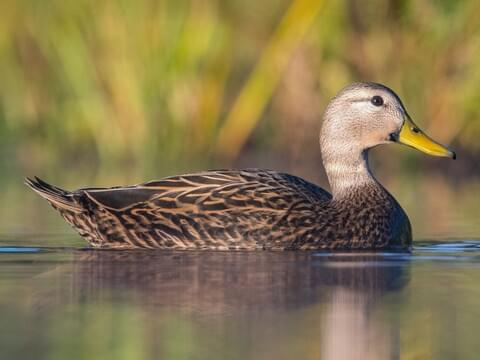
#> input picture notebooks/images/duck.jpg, 480 x 360 px
$ jupyter execute 13.openCV-4.ipynb
#> lines starting #> are read from the running program, lines starting #| are printed output that depends on the picture; after the words box and inside, x2 and y2 are one past the last pixel; in counts of white or black regions, pixels touching at a corner belong together
# Feature Detection and Descriptors in OpenCV
*Harris, Shi–Tomasi, FAST, and ORB (Python)*

## Introduction

In the previous notebooks, we covered the basics of working with images using libraries such as `Pillow`, `scikit-image`, `SciPy`, and `NumPy`, followed by introductory `OpenCV` tasks like loading, resizing, cropping, and reshaping images.

`OpenCV`, however, is designed for machine vision, and its real power shows up when we move beyond basic operations into topics like **feature detection**, **feature description**, and matching—the building blocks for problems such as **image registration**, **tracking**, and **alignment**. This tutorial introduces these ideas using several classic OpenCV methods.

---

## What Are Keypoints and Descriptors?

When you compare two images, especially if one is rotated, shifted, or distorted, you need stable “landmarks” that can be found in both images.

### Keypoints (Features)

A keypoint is a point or small region of interest that is distinctive enough to be recognized again.

For example:
- A patch of blank sky usually has very little information, so it’s a poor keypoint.
- A sharp corner, textured boundary, or unique pattern is much better.

Humans do this naturally: we recognize objects by matching recognizable parts. Feature detection is the computer vision equivalent.

### Detectors vs. Descriptors
- A **feature detector** finds where the keypoints are.
- A **feature descriptor** summarizes what the neighborhood looks like around each keypoint so those points can be matched later.

Some algorithms only detect keypoints, some only describe them, and the most practical options often do both.

---

## Why This Matters

Microscopy workflows often involve image drift:
- Long acquisitions
- Time-lapse imaging
- Serial sectioning (e.g., FIB-SEM / slicing workflows)

If images shift over time, feature-based methods can find corresponding keypoints across frames and help **align** images back to a reference—making registration far more robust than naive pixel-based methods.

Let's first do the rudimentary steps:

**Import Libraries:**

[cell 1]
import cv2
import numpy as np
import matplotlib.pyplot as plt

**Load an image:**

[cell 2]
img_path = "images/duck.jpg"

img_bgr = cv2.imread(img_path)  # color image (BGR in OpenCV)
#> img_bgr is the input picture: shape (360, 480, 3); mean B, G, R 79.7, 118, 133.7
img_rgb = cv2.cvtColor(img_bgr, cv2.COLOR_BGR2RGB)
if img_bgr is None:
    raise FileNotFoundError(f"Could not read image at: {img_path}")

# Convert to grayscale (needed for most corner detectors)
gray_u8 = cv2.cvtColor(img_bgr, cv2.COLOR_BGR2GRAY)
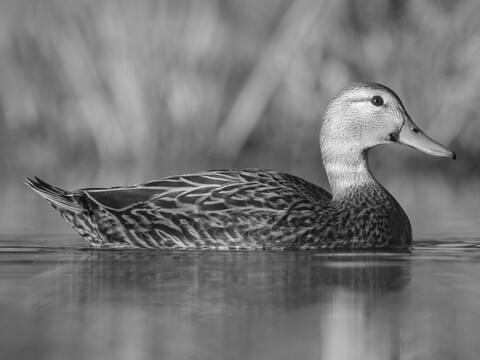
#> gray_u8: shape (360, 480); min 1, max 248, mean 118.3

print("Image shape (BGR):", img_bgr.shape)
#| Image shape (BGR): (360, 480, 3)
print("Gray dtype:", gray_u8.dtype, "| Gray shape:", gray_u8.shape)
#| Gray dtype: uint8 | Gray shape: (360, 480)

**Helper function to visualize the image**

[cell 3]
def show(img, title):
    if img.ndim == 3:
        cmap = "gray"
    else:
        cmap = None

    img.ndim == 3

    plt.imshow(img, cmap = cmap)
    if title:
        plt.title(title)
    plt.axis("off")
    plt.show

---

### 1) Harris Corner Detection

The first method introduced is Harris Corner Detection, one of the classic corner detectors.

**Workflow**
1) **Read** an image
2) Convert it to **grayscale**
3) Convert grayscale to `float32` (Harris expects float)
4) Run `cv2.cornerHarris()`
5) Threshold the response and mark “strong corners”

**How the Result Is Visualized**
Instead of returning a clean list of keypoints, Harris produces a *corner response map*—a matrix where “strong corner likelihood” values are high.

To visualize:
- Select points above a threshold (e.g., > 1% of max response)
- Color those pixels (commonly blue) on the original image

[cell 4]
gray_f32 = np.float32(gray_u8)

# Parameters:
block_size = 2     # neighborhood size
ksize = 3          # Sobel aperture
k = 0.04           # Harris free parameter

harris_response = cv2.cornerHarris(gray_f32, block_size, ksize, k)
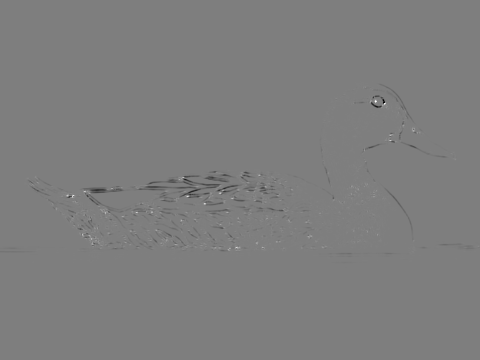
#> harris_response: shape (360, 480) float32; min -11356270, max 11464544, mean -29718.6; drawn with min black and max white

# Optional small improvement (common in OpenCV examples): dilate the response to mark corners more clearly
harris_response_dilated = cv2.dilate(harris_response, None)
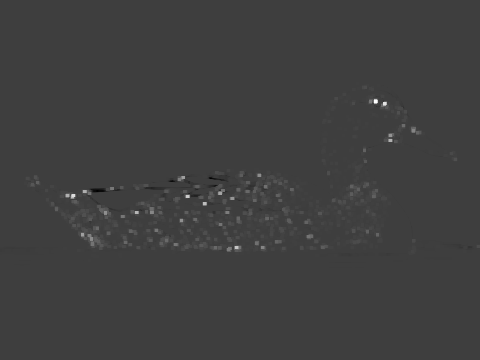
#> harris_response_dilated: shape (360, 480) float32; min -3689440.5, max 11464544, mean 50382.9; drawn with min black and max white

# Threshold: "1% of max" (transcript)
threshold = 0.01 * harris_response_dilated.max()
#> threshold = 114645.4

# Mark detected corners in BLUE on a copy of the original
harris_vis = img_rgb.copy()
harris_vis[harris_response_dilated > threshold] = (0, 0, 255)  # BGR blue
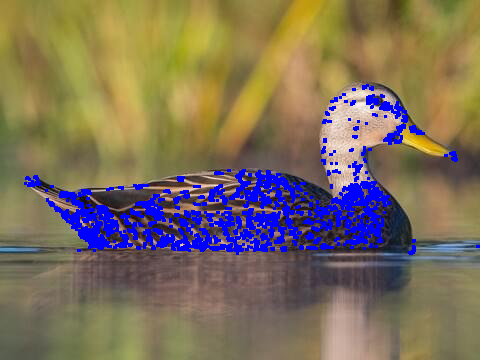
#> harris_vis: shape (360, 480, 3); mean R, G, B 125.2, 111.1, 92.2

show(harris_vis, "Harris corners (blue)")

# cv2.imshow("Harris corners (blue)", harris_vis)
# cv2.waitKey(0)
# cv2.destroyAllWindows()

---

### 2) Shi–Tomasi Corner Detector (Good Features to Track)

Next is Shi–Tomasi, also known in OpenCV as **Good Features to Track**.
This is often a practical improvement over Harris for many real-world cases.

**Key Idea**
Instead of a corner “heatmap,” it directly returns a list of corner coordinates:

- `N x 1 x 2` array of (x, y) positions

**Implementation Highlights**
- Use `cv2.goodFeaturesToTrack()`
- Specify:
    - Number of corners (e.g., 25 or 50)
    - Quality level (0–1)
    - Minimum distance between points (in pixels)

**Visualization**
Since it returns coordinates, we draw circles at those positions:
- Use `cv2.circle()` on the original image
- Helps confirm the detector is finding meaningful features

[cell 5]
max_corners = 50
quality_level = 0.01
min_distance = 10

corners = cv2.goodFeaturesToTrack(
    gray_u8,
    maxCorners = max_corners,
    qualityLevel = quality_level,
    minDistance = min_distance
)
#> corners = 50 rows, first 8: [375, 100], [390, 139], [413, 130], [72, 195], [203, 203], [181, 220], [91, 238], [136, 212]

shi_vis = img_rgb.copy()

if corners is not None:
    corners = corners.astype(np.int32)  # transcript converts to int for drawing
#> corners = contour of 50 points, box (x1, y1, x2, y2) (56, 100, 455, 250), area 27956
    for c in corners:
        x, y = c.ravel()  # unwrap to x,y
        cv2.circle(shi_vis, (x, y), 3, (0, 0, 255), -1)  # small blue filled circle
#> this loop made 50 passes
#> (x, y) on passes 1 to 12: (375, 100), (390, 139), (413, 130), (72, 195), (203, 203), (181, 220), (91, 238), (136, 212), (228, 249), (104, 212), (155, 229), (151, 211)
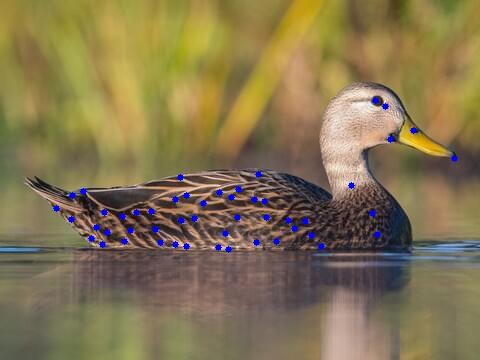
#> shi_vis: shape (360, 480, 3); mean R, G, B 132.8, 117.2, 81.2


show(shi_vis, "Shi-Tomasi corners (blue circles)")

# cv2.imshow("Shi-Tomasi corners (blue circles)", shi_vis)
# cv2.waitKey(0)
# cv2.destroyAllWindows()

---

### 3) FAST Feature Detector

FAST stands for **Features from Accelerated Segment Test**.

This is a fast and effective detector only (not a descriptor). It finds keypoints efficiently, often producing many useful points along edges and boundaries.

**Workflow**
1) Read a grayscale image
2) Create detector using `cv2.FastFeatureDetector_create()`
3) Detect keypoints
4) Draw keypoints onto the image with `cv2.drawKeypoints()`

**Why It’s Useful**

FAST can do a great job detecting lots of potential keypoints—especially along boundaries (like grain edges) and strong texture regions.

But remember:
- FAST is only a **detector**
- If you want to match features between images, you still need a descriptor

[cell 6]
fast = cv2.FastFeatureDetector_create()
kp_fast = fast.detect(gray_u8, None)
#> kp_fast = 2198 keypoints; strongest (x, y, size): (220, 192, 7), (188, 195, 7), (205, 203, 7), (181, 220, 7)

fast_vis = cv2.drawKeypoints(
    img_bgr, kp_fast, None,
    flags=0  # transcript uses flags=0
)
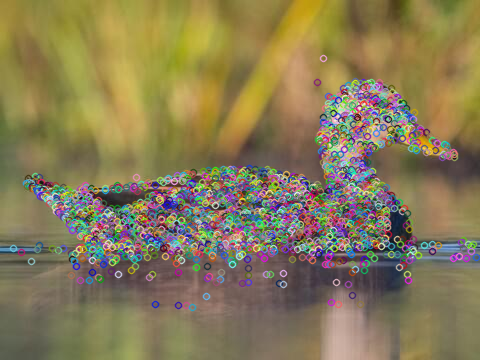
#> fast_vis: shape (360, 480, 3); mean B, G, R 86.8, 122.9, 135.5

print("FAST keypoints:", len(kp_fast))
#| FAST keypoints: 2198

show(fast_vis, "FAST keypoints")

# cv2.imshow("FAST keypoints", fast_vis)
# cv2.waitKey(0)
# cv2.destroyAllWindows()

---

## 4) ORB: Oriented FAST + Rotated BRIEF

What is ORB? it combines:
- FAST (as the detector)
- BRIEF (as the descriptor)
- Plus orientation + rotation handling to improve matching

**Why ORB Is So Popular**
- **SIFT** and **SURF** used to be widely used, but faced patent restrictions
- They were available in OpenCV 2, but not in OpenCV 3+ by default
- ORB is an open alternative and is widely adopted

Even though many older papers reference SIFT, ORB is often “good enough” (and sometimes better) for modern pipelines—especially because it is easily available in OpenCV.

**ORB Implementation Flow**
1) **Read** grayscale image
2) Create **ORB object** using `cv2.ORB_create(nfeatures)`
3) Compute:
    - keypoints
    - descriptors: using `orb.detectAndCompute()`

**Visualization Options**
**A) Basic keypoints**
`cv2.drawKeypoints()` can plot keypoints, but the default display may not communicate much beyond location.

**B) Rich keypoints (recommended)**
Using the flag: `cv2.DRAW_MATCHES_FLAGS_DRAW_RICH_KEYPOINTS`

This visualization adds:
- Circle size → indicates keypoint strength/scale
- Orientation line → indicates detected direction/angle of the feature

This gives a more informative view of what ORB is capturing.

[cell 7]
nfeatures = 50
orb = cv2.ORB_create(nfeatures)

kp_orb, des_orb = orb.detectAndCompute(gray_u8, None)
#> kp_orb = 50 keypoints; strongest (x, y, size): (377, 102, 64.3), (373, 102, 64.3), (376, 100, 77.1), (378, 102, 53.6)

print("ORB keypoints:", len(kp_orb))
#| ORB keypoints: 50
print("ORB descriptors:", None if des_orb is None else des_orb.shape, "| dtype:", None if des_orb is None else des_orb.dtype)
#| ORB descriptors: (50, 32) | dtype: uint8

# Basic keypoint visualization
orb_vis_basic = cv2.drawKeypoints(img_rgb, kp_orb, None)

show(orb_vis_basic, "ORB keypoints (basic)")

# cv2.imshow("ORB keypoints (basic)", orb_vis_basic)
# cv2.waitKey(0)
# cv2.destroyAllWindows()

[cell 8]
orb_vis_rich = cv2.drawKeypoints(
    img_rgb, kp_orb, None,
    flags=cv2.DRAW_MATCHES_FLAGS_DRAW_RICH_KEYPOINTS
)
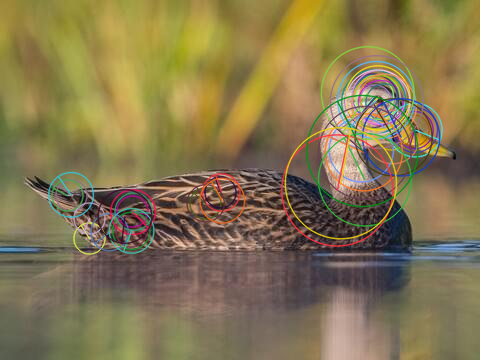
#> orb_vis_rich: shape (360, 480, 3); mean R, G, B 133.2, 118.3, 80.1

show(orb_vis_rich, "ORB keypoints (rich: size + orientation)")

# cv2.imshow("ORB keypoints (rich: size + orientation)", orb_vis_rich)
# cv2.waitKey(0)
# cv2.destroyAllWindows()

$ run again, with notebooks/images/8.noisyCT.jpg copied over notebooks/images/duck.jpg
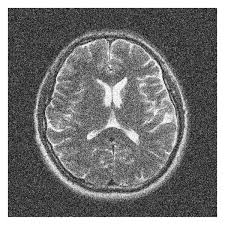
#> input picture notebooks/images/8.noisyCT.jpg, 225 x 225 px
#> img_bgr is the input picture: shape (225, 225, 3); min 0, max 255, mean 119.5
#| Image shape (BGR): (225, 225, 3)
#| Gray dtype: uint8 | Gray shape: (225, 225)
#> threshold = 1595784
#> harris_vis: shape (225, 225, 3); 6.99% of pixels changed, all inside (x1, y1, x2, y2) = (7, 7, 219, 219)
#> `corners = cv2.goodFeaturesToTrack( gray_u8, maxCorners = max_corners, ..`: corners = 50 rows, first 8: [8, 8], [216, 216], [8, 216], [216, 8], [125, 78], [49, 120], [88, 138], [115, 146]
#> `corners = corners.astype(np.int32)`: corners = contour of 50 points, box (x1, y1, x2, y2) (8, 8, 217, 217), area 26064
#> the loop `for c in corners:` made 50 passes
#> after the loop `for c in corners:`:
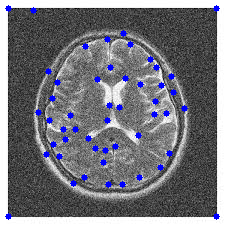
#> shi_vis: shape (225, 225, 3); 2.86% of pixels changed, all inside (x1, y1, x2, y2) = (5, 5, 220, 220)
#> kp_fast = 4083 keypoints; strongest (x, y, size): (8, 8, 7), (214, 8, 7), (216, 215, 7), (8, 214, 7)
#| FAST keypoints: 4083
#> kp_orb = 47 keypoints; strongest (x, y, size): (125, 79, 31), (88, 138, 31), (168, 153, 31), (82, 177, 31)
#| ORB keypoints: 47
#| ORB descriptors: (47, 32) | dtype: uint8
#> `orb_vis_rich = cv2.drawKeypoints( img_rgb, kp_orb, None, flags=cv2.DRA..`:
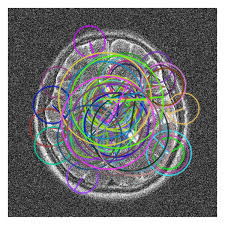
#> orb_vis_rich: shape (225, 225, 3); mean R, G, B 117, 117.8, 118.5
